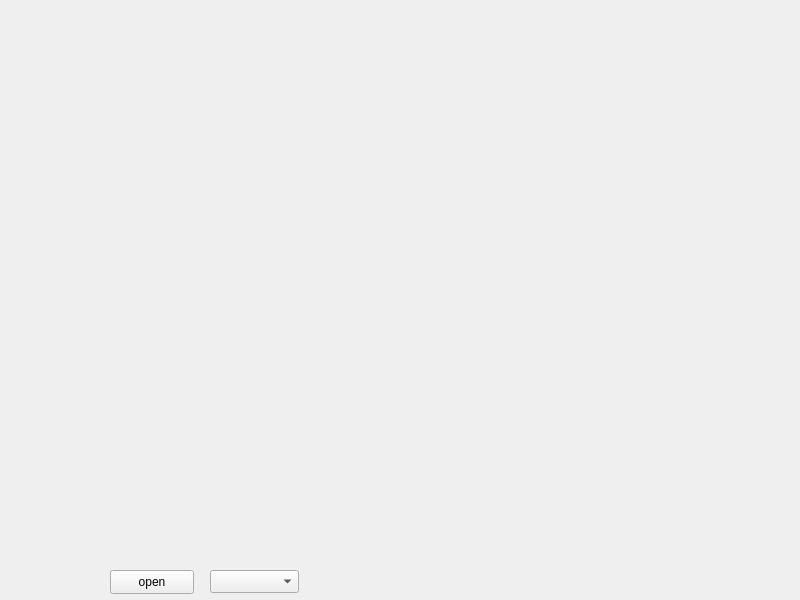
<?xml version="1.0" encoding="UTF-8"?>
<ui version="4.0">
 <class>Widget</class>
 <widget class="QWidget" name="Widget">
  <property name="geometry">
   <rect>
    <x>0</x>
    <y>0</y>
    <width>800</width>
    <height>600</height>
   </rect>
  </property>
  <property name="windowTitle">
   <string>Widget</string>
  </property>
  <widget class="QPushButton" name="pushButton">
   <property name="geometry">
    <rect>
     <x>110</x>
     <y>570</y>
     <width>84</width>
     <height>24</height>
    </rect>
   </property>
   <property name="text">
    <string>open</string>
   </property>
  </widget>
  <widget class="QComboBox" name="comboBox">
   <property name="geometry">
    <rect>
     <x>210</x>
     <y>570</y>
     <width>89</width>
     <height>23</height>
    </rect>
   </property>
  </widget>
 </widget>
 <resources/>
 <connections/>
</ui>
